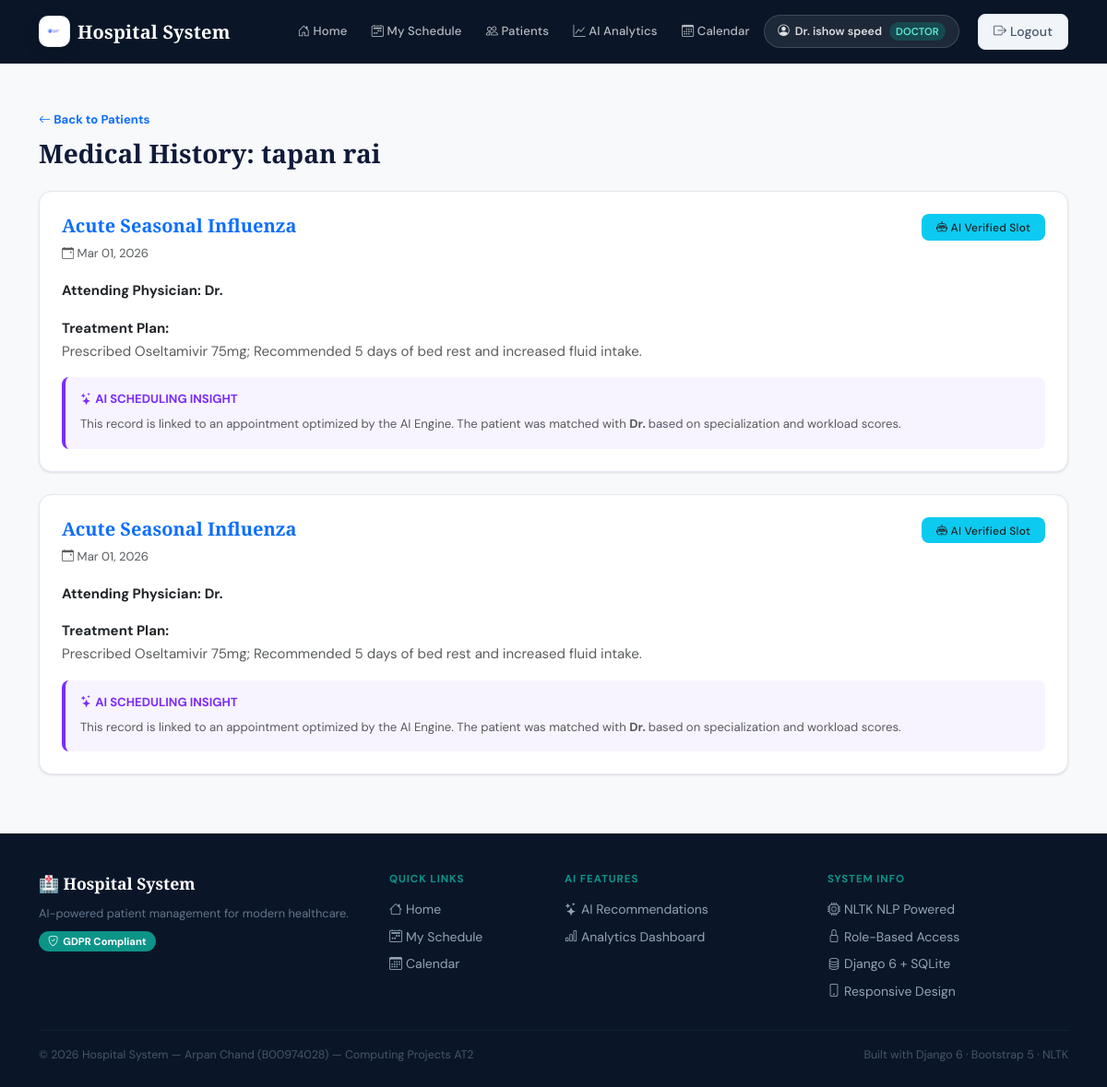
The page /appointments/patient/3/history/ (signed in) on the database its author committed.
### appointments/models.py (models this page shows, shortened)
class Profile(models.Model):
    ROLE_CHOICES = [
        ("ADMIN", "Admin"),
        ("DOCTOR", "Doctor"),
        ("PATIENT", "Patient"),
    ]
    user = models.OneToOneField(User, on_delete=models.CASCADE)
    role = models.CharField(max_length=10, choices=ROLE_CHOICES, default="PATIENT")
    patient = models.OneToOneField("Patient", on_delete=models.SET_NULL, null=True, blank=True)
    doctor = models.OneToOneField("Doctor", on_delete=models.SET_NULL, null=True, blank=True)

class Doctor(models.Model):
    first_name = models.CharField(max_length=100)
    last_name = models.CharField(max_length=100)
    specialization = models.CharField(max_length=100)

class Patient(models.Model):
    first_name = models.CharField(max_length=100)
    last_name = models.CharField(max_length=100)
    email = models.EmailField(unique=True)
    phone_number = models.CharField(max_length=15)

class MedicalRecord(models.Model):
    patient = models.ForeignKey(Patient, on_delete=models.CASCADE, related_name='medical_history')
    doctor = models.ForeignKey('Doctor', on_delete=models.SET_NULL, null=True)
    date = models.DateField(auto_now_add=True)
    diagnosis = models.TextField()
    treatment = models.TextField()
    notes = models.TextField(blank=True)

### appointments/permissions.py (the view)
        def wrapper(request, *args, **kwargs):
            if not request.user.is_authenticated:
                return redirect("login")
            role = getattr(getattr(request.user, "profile", None), "role", None)
            if role not in allowed_roles:
                messages.error(request, "You do not have permission to access this page.")
                return redirect("home")
            return view_func(request, *args, **kwargs)

### appointments/permissions.py (called while the page is built)
def role_required(*allowed_roles):
    def decorator(view_func):
        def wrapper(request, *args, **kwargs):
            if not request.user.is_authenticated:
                return redirect("login")
            role = getattr(getattr(request.user, "profile", None), "role", None)
            if role not in allowed_roles:
                messages.error(request, "You do not have permission to access this page.")
                return redirect("home")
            return view_func(request, *args, **kwargs)
        return wrapper
    return decorator

### appointments/views.py (called while the page is built)
@role_required("ADMIN", "DOCTOR")
def patient_history(request, patient_id):
    patient = Patient.objects.get(id=patient_id)
    records = MedicalRecord.objects.filter(patient=patient).order_by('-date')
    return render(request, "appointments/patient_history.html", {
        "patient": patient,
        "records": records
    })

### appointments/templates/appointments/patient_history.html (shortened to what this page needs)
{% extends "appointments/base.html" %}
{% block content %}
<div class="mb-4">
    <a href="{% url 'patient_list' %}" class="text-decoration-none small fw-bold text-primary"><i class="bi bi-arrow-left"></i> Back to Patients</a>
    <h1 class="h3 mt-2 fw-bold" style="color: #101a3a;">Medical History: {{ patient.first_name }} {{ patient.last_name }}</h1>
</div>
{% for record in records %}
<div class="card shadow-sm border-0 premium-card mb-4">
    <div class="card-body p-4">
        <div class="d-flex justify-content-between align-items-start mb-3">
            <div>
                <h5 class="fw-bold text-primary mb-1">{{ record.diagnosis }}</h5>
                <span class="text-muted small"><i class="bi bi-calendar-event"></i> {{ record.date|date:"M d, Y" }}</span>
            </div>
            <span class="badge bg-info text-dark px-3 py-2" style="border-radius: 8px;">
                <i class="bi bi-robot"></i> AI Verified Slot
            </span>
        </div>
        <div class="mb-3">
            <strong>Attending Physician:</strong>
            <span class="text-dark fw-bold">Dr. {{ record.doctor.user.username }}</span>
        </div>
        <div class="mb-3">
            <strong>Treatment Plan:</strong>
            <p class="text-muted">{{ record.treatment }}</p>
        </div>
        <div class="p-3 rounded-3" style="background: rgba(123, 44, 255, 0.05); border-left: 4px solid #7b2cff;">
            <h6 class="small fw-bold text-uppercase" style="color: #7b2cff;">
                <i class="bi bi-stars"></i> AI Scheduling Insight
            </h6>
            <p class="small mb-0 text-muted">
                This record is linked to an appointment optimized by the AI Engine. The patient was matched with <strong>Dr. {{ record.doctor.user.username }}</strong> based on specialization and workload scores.
            </p>
        </div>
    </div>
</div>
{% endfor %}
{% endblock %}

### appointments/templates/appointments/base.html (shortened to what this page needs)
{% load static %}
<!DOCTYPE html>
<html lang="en">
<head>
  <link href="https://cdn.jsdelivr.net/npm/bootstrap@5.3.3/dist/css/bootstrap.min.css" rel="stylesheet">
  <link href="https://cdn.jsdelivr.net/npm/bootstrap-icons@1.11.3/font/bootstrap-icons.min.css" rel="stylesheet">
  <link rel="stylesheet" href="{% static 'css/style.css' %}">
</head>
<body class="bg-light">
<nav class="navbar navbar-expand-lg navbar-dark" style="background: #0a1628;">
  <div class="container">
    <a class="navbar-brand fw-semibold d-flex align-items-center gap-2" href="{% url 'home' %}">
      <img src="{% static 'img/logo.png' %}" alt="Hospital Logo"
           style="height:34px;width:34px;object-fit:contain;border-radius:10px;
                  background:#fff;padding:5px;border:1px solid rgba(0,0,0,.08);
                  box-shadow:0 6px 16px rgba(0,0,0,.15);">
      <span>Hospital System</span>
    </a>
    <div class="collapse navbar-collapse" id="nav">
      <ul class="navbar-nav ms-auto align-items-lg-center gap-lg-1">
        {% if request.user.is_authenticated %}
          {% with role=request.user.profile.role %}
            {% url 'home' as url_home %}
            <li class="nav-item">
              <a class="nav-link {% if request.path == url_home %}active{% endif %}" href="{{ url_home }}">
                <i class="bi bi-house-door"></i> Home
              </a>
            </li>
            {% if role == "ADMIN" %}
              {% url 'patient_list' as url_patients %}
              <li class="nav-item">
                <a class="nav-link {% if request.path == url_patients %}active{% endif %}" href="{{ url_patients }}">
                  <i class="bi bi-people"></i> Patients
                </a>
              </li>
              {% url 'add_availability' as url_avail %}
              <li class="nav-item">
                <a class="nav-link {% if request.path == url_avail %}active{% endif %}" href="{{ url_avail }}">
                  <i class="bi bi-calendar-plus"></i> Add Slots
                </a>
              </li>
              {% url 'appointment_list' as url_appts %}
              <li class="nav-item">
                <a class="nav-link {% if request.path == url_appts %}active{% endif %}" href="{{ url_appts }}">
                  <i class="bi bi-calendar2-week"></i> Appointments
                </a>
              </li>
              {% url 'ai_analytics' as url_analytics %}
              <li class="nav-item">
                <a class="nav-link {% if request.path == url_analytics %}active{% endif %}" href="{{ url_analytics }}">
                  <i class="bi bi-graph-up"></i> AI Analytics
                </a>
              </li>
              <li class="nav-item">
                <a class="nav-link" href="{% url 'availability_calendar' %}">
                  <i class="bi bi-calendar3"></i> Calendar
                </a>
              </li>
            {% elif role == "DOCTOR" %}
              {% url 'doctor_schedule' as url_schedule %}
              <li class="nav-item">
                <a class="nav-link {% if request.path == url_schedule %}active{% endif %}" href="{{ url_schedule }}">
                  <i class="bi bi-calendar2-week"></i> My Schedule
                </a>
              </li>
              {% url 'patient_list' as url_patients %}
              <li class="nav-item">
                <a class="nav-link {% if request.path == url_patients %}active{% endif %}" href="{{ url_patients }}">
                  <i class="bi bi-people"></i> Patients
                </a>
              </li>
              {% url 'ai_analytics' as url_analytics %}
              <li class="nav-item">
                <a class="nav-link {% if request.path == url_analytics %}active{% endif %}" href="{{ url_analytics }}">
                  <i class="bi bi-graph-up"></i> AI Analytics
                </a>
              </li>
              <li class="nav-item">
                <a class="nav-link" href="{% url 'availability_calendar' %}">
                  <i class="bi bi-calendar3"></i> Calendar
                </a>
              </li>
            {% endif %}
            {% if role == "ADMIN" or role == "DOCTOR" %}
            <li class="nav-item me-2">
              <span style="background:rgba(255,255,255,0.08);border:1px solid rgba(255,255,255,0.15);
                color:rgba(255,255,255,0.85);font-size:0.78rem;font-weight:600;
                padding:0.4rem 0.9rem;border-radius:999px;font-family:'DM Sans',sans-serif;
                display:inline-flex;align-items:center;gap:6px;">
                <i class="bi bi-person-circle"></i>
                {% if role == "DOCTOR" and request.user.profile.doctor %}
                  Dr. {{ request.user.profile.doctor.first_name }} {{ request.user.profile.doctor.last_name }}
                {% else %}
                  {{ request.user.username }}
                {% endif %}
                <span style="background:rgba(13,148,136,0.3);color:#5eead4;
                  font-size:0.7rem;padding:1px 7px;border-radius:999px;margin-left:2px;">
                  {{ role }}
                </span>
              </span>
            </li>
            {% endif %}
            <li class="nav-item ms-lg-2">
              <a class="btn btn-light btn-sm fw-medium px-3 py-2" href="{% url 'logout' %}">
                <i class="bi bi-box-arrow-right"></i> Logout
              </a>
            </li>
          {% endwith %}
        {% endif %}
      </ul>
    </div>
  </div>
</nav>
<div class="container my-5">
  {% block content %}{% endblock %}
</div>
<footer class="site-footer">
  <div class="container">
    <div class="row g-4">
      <div class="col-md-4">
        <div class="footer-brand">🏥 Hospital System</div>
        <p class="footer-tagline">AI-powered patient management for modern healthcare.</p>
        <div class="mt-2">
          <span class="footer-badge"><i class="bi bi-shield-check"></i> GDPR Compliant</span>
        </div>
      </div>
      <div class="col-md-2">
        <div class="footer-heading">Quick Links</div>
        <ul class="footer-links">
          <li><a href="{% url 'home' %}"><i class="bi bi-house me-1"></i>Home</a></li>
          {% if user.is_authenticated %}
            {% if user.profile.role == 'DOCTOR' %}
              <li><a href="{% url 'doctor_schedule' %}"><i class="bi bi-calendar2-week me-1"></i>My Schedule</a></li>
              <li><a href="{% url 'availability_calendar' %}"><i class="bi bi-calendar3 me-1"></i>Calendar</a></li>
            {% endif %}
          {% endif %}
        </ul>
      </div>
      <div class="col-md-3">
        <div class="footer-heading">AI Features</div>
        <ul class="footer-links">
          <li><a href="{% url 'ai_recommend' %}"><i class="bi bi-stars me-1"></i>AI Recommendations</a></li>
          <li><a href="{% url 'ai_analytics' %}"><i class="bi bi-bar-chart me-1"></i>Analytics Dashboard</a></li>
        </ul>
      </div>
      <div class="col-md-3">
        <div class="footer-heading">System Info</div>
        <ul class="footer-links">
          <li><i class="bi bi-cpu me-1"></i>NLTK NLP Powered</li>
          <li><i class="bi bi-lock me-1"></i>Role-Based Access</li>
          <li><i class="bi bi-database me-1"></i>Django 6 + SQLite</li>
          <li><i class="bi bi-phone me-1"></i>Responsive Design</li>
        </ul>
      </div>
    </div>
    <hr class="footer-divider">
    <div class="d-flex justify-content-between align-items-center flex-wrap gap-2">
      <div class="footer-bottom">© 2026 Hospital System — Arpan Chand (B00974028) — Computing Projects AT2</div>
      <div class="footer-bottom">Built with Django 6 · Bootstrap 5 · NLTK</div>
    </div>
  </div>
</footer>
</body>
</html>

### static/css/style.css (style rules this page uses)
:root { --navy: #0a1628; --navy-mid: #112240; --teal: #0d9488; --teal-light: #14b8a6; --teal-pale: #f0fdfa; --gold: #d4a853; --gold-light: #f0c97a; --white: #ffffff; --off-white: #f8f9fc; --gray-100: #f1f5f9; --gray-200: #e2e8f0; --gray-400: #94a3b8; --gray-600: #475569; --gray-800: #1e293b; --success: #059669; --danger: #dc2626; --shadow-sm: 0 1px 3px rgba(0,0,0,0.08), 0 1px 2px rgba(0,0,0,0.04); --shadow-md: 0 4px 16px rgba(0,0,0,0.08), 0 2px 6px rgba(0,0,0,0.04); --shadow-lg: 0 20px 48px rgba(0,0,0,0.12), 0 8px 16px rgba(0,0,0,0.06); --radius: 14px; --radius-sm: 8px; --radius-lg: 20px; }
* { box-sizing: border-box; }
body { font-family: 'DM Sans', sans-serif; background: var(--off-white); color: var(--gray-800); font-size: 15px; line-height: 1.65; -webkit-font-smoothing: antialiased; }
h1, h2, h3, h4, h5 { font-family: 'Playfair Display', serif; color: var(--navy); line-height: 1.3; }
.navbar { background: var(--navy) !important; border-bottom: 1px solid rgba(255,255,255,0.06); padding: 0.75rem 0; position: sticky; top: 0; z-index: 1000; backdrop-filter: blur(12px); }
.navbar-brand { font-family: 'Playfair Display', serif; font-size: 1.25rem; font-weight: 600; color: var(--white) !important; letter-spacing: 0.01em; }
.navbar-nav .nav-link { font-family: 'DM Sans', sans-serif; font-size: 0.875rem; font-weight: 500; color: rgba(255,255,255,0.7) !important; padding: 0.5rem 0.875rem !important; border-radius: var(--radius-sm); transition: all 0.2s ease; letter-spacing: 0.01em; }
.card { border: 1px solid var(--gray-200) !important; border-radius: var(--radius) !important; box-shadow: var(--shadow-sm) !important; background: var(--white); transition: box-shadow 0.25s ease, transform 0.25s ease; }
.premium-card { border: 1px solid var(--gray-200) !important; border-radius: var(--radius) !important; box-shadow: var(--shadow-sm) !important; }
.btn { font-family: 'DM Sans', sans-serif; font-weight: 500; border-radius: var(--radius-sm); font-size: 0.875rem; transition: all 0.2s ease; letter-spacing: 0.01em; }
.btn-light { background: var(--gray-100) !important; border-color: var(--gray-200) !important; color: var(--gray-600) !important; }
.badge { font-family: 'DM Sans', sans-serif; font-weight: 500; font-size: 0.75rem; letter-spacing: 0.02em; }
.navbar-nav .nav-link { font-size: 0.82rem !important; padding: 0.45rem 0.7rem !important; }

### appointments/templates/appointments/base.html (style rules this page uses)
.site-footer { background: #0a1628; color: #94a3b8; padding: 2.5rem 0 1.5rem; margin-top: 4rem; font-family: 'DM Sans', sans-serif; font-size: 0.875rem; }
.footer-brand { font-family: 'Playfair Display', serif; font-size: 1.1rem; color: #fff; font-weight: 600; margin-bottom: 0.4rem; }
.footer-tagline { font-size: 0.8rem; color: #64748b; margin-bottom: 0; }
.footer-heading { font-size: 0.72rem; font-weight: 700; text-transform: uppercase; letter-spacing: 0.08em; color: #0d9488; margin-bottom: 0.75rem; }
.footer-links { list-style: none; padding: 0; margin: 0; }
.footer-links li { margin-bottom: 0.4rem; }
.footer-links a { color: #94a3b8; text-decoration: none; transition: color 0.2s; }
.footer-divider { border-color: #1e3a5f; margin: 1.5rem 0 1rem; }
.footer-bottom { font-size: 0.78rem; color: #475569; }
.footer-badge { display: inline-flex; align-items: center; gap: 5px; background: #0d9488; color: #fff; padding: 2px 10px; border-radius: 999px; font-size: 0.7rem; font-weight: 700; }

### rows shown on the page
Profile: role "DOCTOR"
Patient: first_name "tapan", last_name "rai"
MedicalRecord: diagnosis "Acute Seasonal Influenza", date "Mar 01, 2026", treatment "Prescribed Oseltamivir 75mg; Recommended 5 days of bed rest and increased fluid intake."
MedicalRecord: diagnosis "Acute Seasonal Influenza", date "Mar 01, 2026", treatment "Prescribed Oseltamivir 75mg; Recommended 5 days of bed rest and increased fluid intake."

### other values the page prints
{{ request.user.profile.doctor.first_name }} "ishow"
{{ request.user.profile.doctor.last_name }} "speed"
